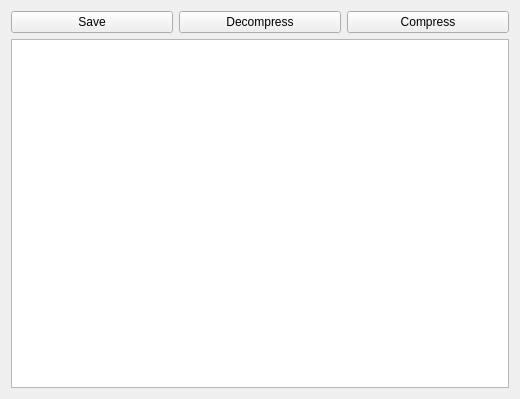
<?xml version="1.0" encoding="UTF-8"?>
<ui version="4.0">
 <class>compress</class>
 <widget class="QWidget" name="compress">
  <property name="geometry">
   <rect>
    <x>0</x>
    <y>0</y>
    <width>520</width>
    <height>399</height>
   </rect>
  </property>
  <property name="windowTitle">
   <string>Form</string>
  </property>
  <layout class="QVBoxLayout" name="verticalLayout">
   <item>
    <layout class="QHBoxLayout" name="horizontalLayout">
     <item>
      <widget class="QPushButton" name="save_compress">
       <property name="text">
        <string>Save</string>
       </property>
       <property name="icon">
        <iconset resource="../recource.qrc">
         <normaloff>:/icons/Save.ico</normaloff>:/icons/Save.ico</iconset>
       </property>
      </widget>
     </item>
     <item>
      <widget class="QPushButton" name="decompress">
       <property name="text">
        <string>Decompress</string>
       </property>
       <property name="icon">
        <iconset resource="../recource.qrc">
         <normaloff>:/icons/decompress.png</normaloff>:/icons/decompress.png</iconset>
       </property>
      </widget>
     </item>
     <item>
      <widget class="QPushButton" name="compress_2">
       <property name="text">
        <string>Compress</string>
       </property>
       <property name="icon">
        <iconset resource="../recource.qrc">
         <normaloff>:/icons/compression.png</normaloff>:/icons/compression.png</iconset>
       </property>
      </widget>
     </item>
    </layout>
   </item>
   <item>
    <widget class="QTextEdit" name="textEdit_compress">
     <property name="readOnly">
      <bool>true</bool>
     </property>
    </widget>
   </item>
  </layout>
 </widget>
 <resources>
  <include location="../recource.qrc"/>
 </resources>
 <connections/>
</ui>
